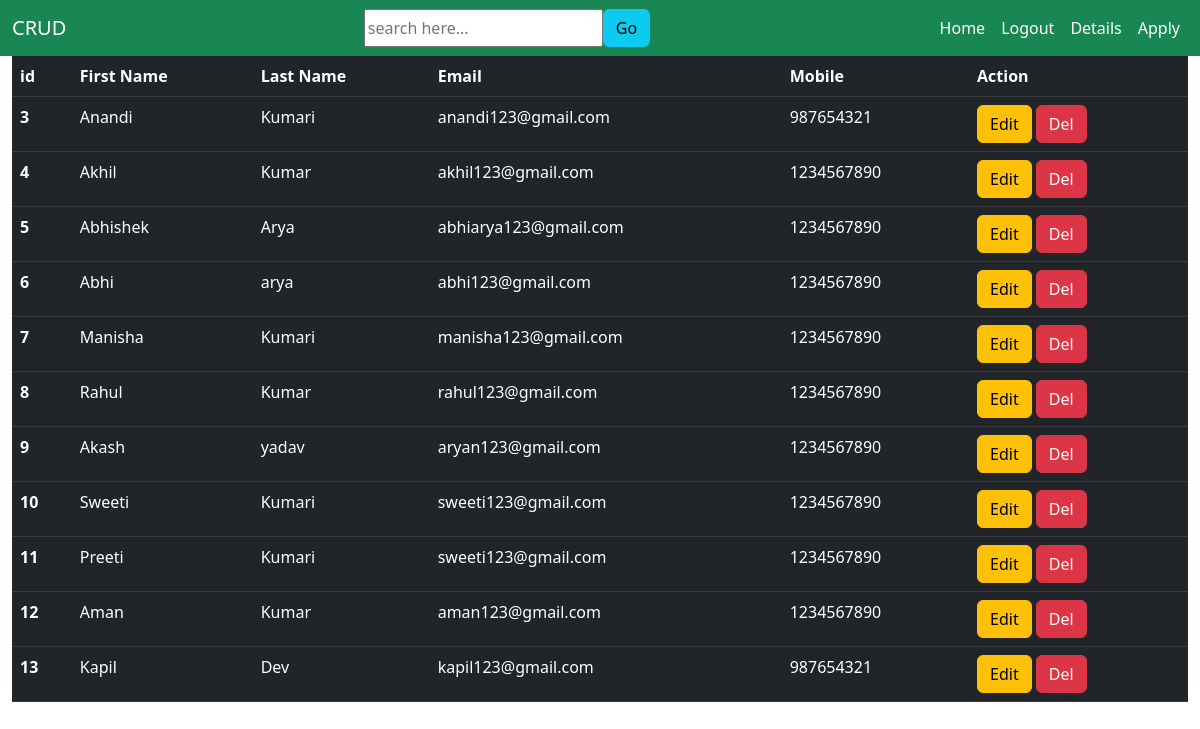
Page /details/ (signed in) on the earlier database version.
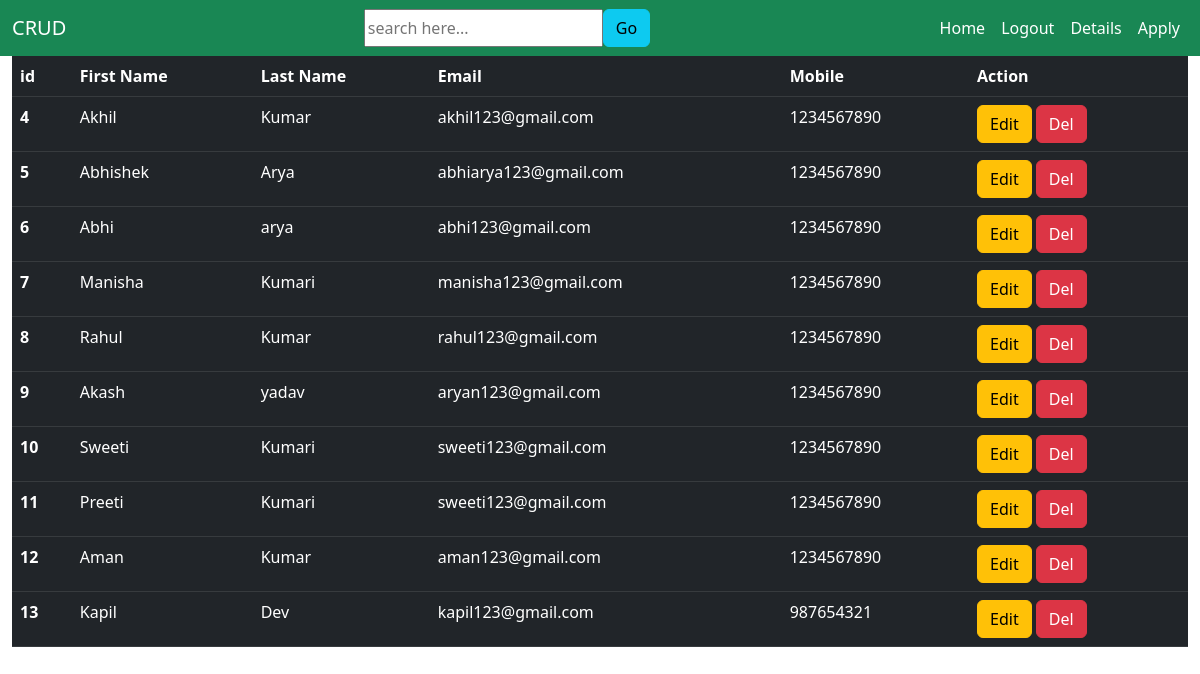
Same page on the later database version.
### crud/models.py (models this page shows, shortened)
class Student(models.Model):
    first_name=models.CharField(max_length=200)
    last_name=models.CharField(max_length=200)
    mobile=models.IntegerField()
    email=models.EmailField()

### crud/views.py (the view)
# urls.py: path('details/',details,name='details'),
@login_required()
def details(r):
    studentlist={}
    studentlist['std']=Student.objects.all()
    return render(r, 'details.html',studentlist)

### templates/details.html
{% extends "base.html" %}
{% block content %}
<div class="container-fluid mx-auto ">
        <div class="row">
            <div class="col">
                <table class="table table-dark table-hover striped">
                    <thead>
                      <tr>
                        <th scope="col">id</th>
                        <th scope="col">First Name</th>
                        <th scope="col">Last Name</th>
                        <th scope="col">Email</th>
                        <th scope="col">Mobile</th>
                        <th scope="col">Action</th>
                      </tr>
                    </thead>
                    {% for std in std %}
                    <tbody>
                      <tr>
                        <th scope="row">{{std.id}}</th>
                        <td>{{std.first_name}}</td>
                        <td> {{std.last_name}}</td>
                        <td>{{std.email}}</td>
                        <td>{{std.mobile}}</td>
                        <td>
                            <a href="{% url 'edit' std.id %}" class="btn btn-warning">Edit</a>
                            <a href="{% url 'delete' std.id %}" class="btn btn-danger">Del</a>
                        </td>
                      </tr>
                      {% endfor %}
                    </tbody>
                </table>
            </div>
        </div>
    </div>
{% endblock content %}

Differences in the rows shown:
removed Student: id "3", first_name "Anandi", last_name "Kumari", email "anandi123@gmail.com", mobile "987654321"
